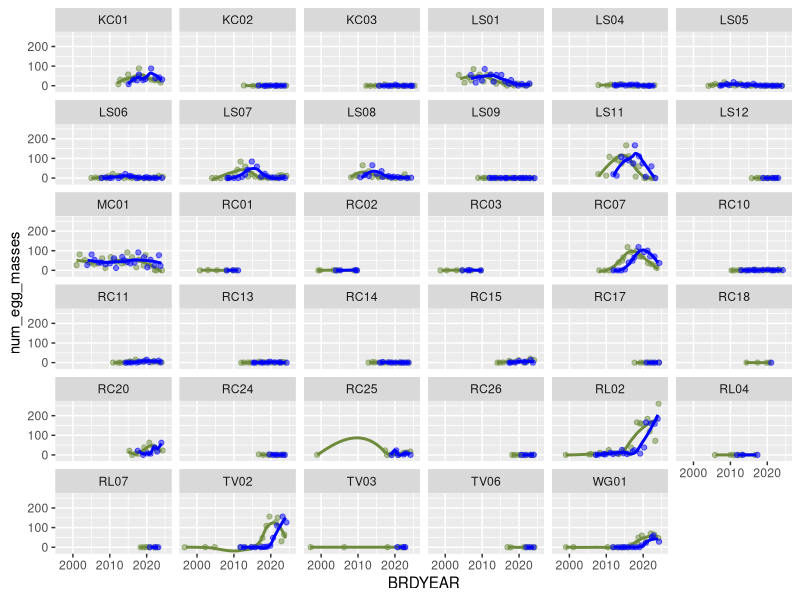
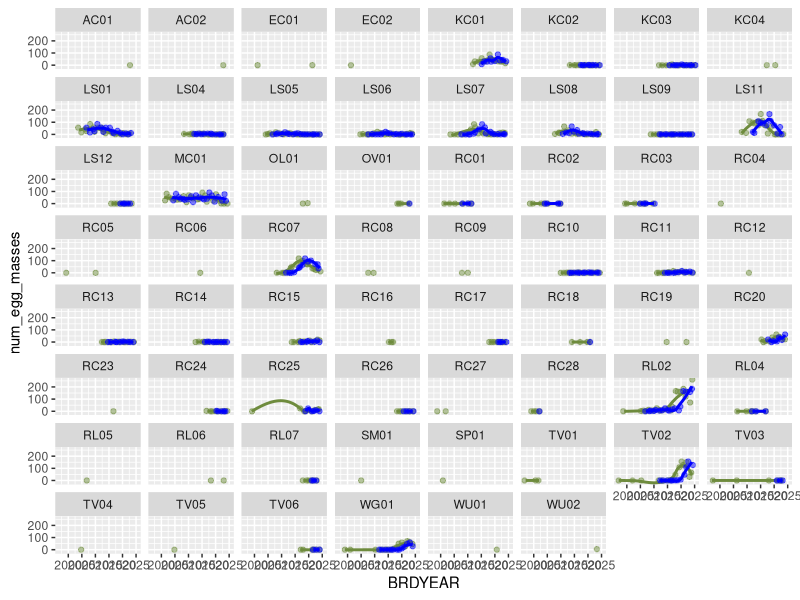

These charts were generated, in order, by the following R code: (Note: this script raises an error after producing the figures.)
## ---- chunk 1
knitr::opts_chunk$set(echo = TRUE)
knitr::opts_chunk$set(warning = FALSE)
## ---- chunk 2
library(dplyr)
library(ggplot2)
library(tidyverse)
setwd(here::here("code"))
# source("1_data_prep.R")
data <- read_csv(here::here("data", "filtered_raw_data.csv"))
between_year_data <- read_csv(here::here("data", "between_year_data.csv"))
complete_btw_data <- read_csv(here::here("data", "complete_btw_data.csv"))
onset_of_breeding_surv <- read_csv(here::here("data", "onset_of_breeding.csv"))
## ---- chunk 3
#summary information of egg masses count

#total number of egg masses is 3939
sum(data$NumberofEggMasses, na.rm = TRUE)

#maximum number of egg masses for a given survey is 25, while the mean is 0.857
summary(data$NumberofEggMasses,na.rm = TRUE)
## ---- chunk 4
statistics <- data %>% 
  group_by(BRDYEAR,Watershed,LocationID) %>% 
  summarize(survey_count = n_distinct(EventGUID),
            mean_egg_num = (sum(NumberofEggMasses, na.rm = TRUE)/survey_count),
            total_egg_num =sum(NumberofEggMasses, na.rm = TRUE),
            firstEgg = min(dayOfWY), 
            lastEgg = max(dayOfWY), 
            breedingLength = max(dayOfWY) - min(dayOfWY))
statistics
## ---- chunk 5
# ranges of each variable for summary data table
data_mins <- data.frame(sapply(data, min, na.rm = TRUE))
data_maxs <- data.frame(sapply(data, max, na.rm = TRUE))
data_means <- data.frame(sapply(data, mean, na.rm = TRUE))
count(data, LocationID)
## ---- chunk 6
summary <- data %>%
  select(BRDYEAR, yearly_rain, yearly_rain_lag, mean_percent_water, mean_percent_sub, interpolated_canopy, WaterTemp, MaxD, WaterSalinity, AirTemp) %>%
  summarise(
    across(everything(), list(min = ~min(., na.rm = TRUE), 
                              max = ~max(., na.rm = TRUE), 
                              mean = ~mean(., na.rm = TRUE)), 
           .names = "{.col}_{.fn}")
  ) %>%
  pivot_longer(cols = everything(), 
               names_to = c("Variable", "Stat"),
               names_pattern = "(.*)_(.*)", 
               values_to = "Value") %>%
  pivot_wider(names_from = Stat, values_from = Value)

num_sites <- data %>% summarise(total_locationIDs = n_distinct(LocationID))
num_watershed <- data %>% summarise(total_watersheds = n_distinct(Watershed))

## ---- chunk 7
between_year_data_lagged <- between_year_data %>%
  group_by(LocationID) %>%
  arrange(BRDYEAR) %>%
  mutate(num_egg_masses_lag = lag(num_egg_masses, n = 3)) %>%
  ungroup()

lag_sites <- ggplot(between_year_data_lagged, aes(x=BRDYEAR)) +
  geom_jitter(aes(y=num_egg_masses), color="darkolivegreen4", alpha=0.5) +
  geom_smooth(aes(y=num_egg_masses), color="darkolivegreen4",alpha=0.3, se=F) +
  geom_jitter(aes(y=num_egg_masses_lag), color="blue", alpha=0.5) +
  geom_smooth(aes(y=num_egg_masses_lag), color="blue", alpha=0.3, se=F) +
  facet_wrap(.~LocationID)

## more relevant, just seemingly (at quick glance) continous sites
cont_btw_lag <- between_year_data_lagged %>% filter(LocationID=='KC01' | LocationID=='KC02' |LocationID=='KC03' | LocationID=='LS01' | LocationID=='LS04' | LocationID=='LS05' | LocationID=='LS06' | LocationID=='LS07' | LocationID=='LS08' | LocationID=='LS09' | LocationID=='LS11' | LocationID=='LS12' | LocationID=='MC01' | LocationID=='RC01' | LocationID=='RC02' | LocationID=='RC03' | LocationID=='RC07' | LocationID=='RC10' | LocationID=='RC11' | LocationID=='RC13' | LocationID=='RC14' | LocationID=='RC15' | LocationID=='RC17' | LocationID=='RC18' | LocationID=='RC20' | LocationID=='RC24' | LocationID=='RC25' | LocationID=='RC26' | LocationID=='RL02' | LocationID=='RL04' | LocationID=='RL07' | LocationID=='TV02' | LocationID=='TV03' | LocationID=='TV06' | LocationID=='WG01')

cont_lag_sites <- ggplot(cont_btw_lag, aes(x=BRDYEAR)) +
  geom_jitter(aes(y=num_egg_masses), color="darkolivegreen4", alpha=0.5) +
  geom_smooth(aes(y=num_egg_masses), color="darkolivegreen4",alpha=0.3, se=F) +
  geom_jitter(aes(y=num_egg_masses_lag), color="blue", alpha=0.5) +
  geom_smooth(aes(y=num_egg_masses_lag), color="blue", alpha=0.3, se=F) +
  facet_wrap(.~LocationID)
## ---- chunk 8
# Darren believes there is data 2004-2010 at Mori/Laguna Salada, Milagra, Big Lagoon, & Rodeo which prompted us to revisit our data before 2010 (prev filtered out)

false_validation <- raw_data %>% select(Validation) %>% 
  group_by(Validation) %>% 
  summarise(Counts=n())

# copied the filtering process used to create "data" from 1_data_prep. ADDED filter <2010
pre2010_data <- unfiltered_data %>% 
  group_by(LocationID, BRDYEAR) %>% 
  summarize(survey_count_site_yr = n_distinct(EventGUID), .groups = "drop") %>% 
  ungroup() %>% 
  full_join(unfiltered_data, by = c("LocationID" = "LocationID", "BRDYEAR" = "BRDYEAR")) %>% 
  filter(survey_count_site_yr > 1) %>% 
  filter(BRDYEAR < 2010) %>%
  mutate(
    Watershed = droplevels(Watershed),
    LocationID = droplevels(LocationID)) %>%
  mutate(
    LocationID = case_when(
      LocationID == "LS02" | LocationID == "LS03" ~ "LS11",
      TRUE ~ LocationID)) %>% 
  mutate(LocationID = case_when( # fix lowercase LocationIDs (ex: rc01 to RC01)
    LocationID == "rc01" ~ "RC01",
    LocationID == "rc02" ~ "RC02",
    LocationID == "rc03" ~ "RC03",
    TRUE ~ LocationID #keeps other values unchanged
  ))

# between year pre-2010 data
btw_pre2010_data <- pre2010_data %>% 
  select(LocationID, BRDYEAR, Watershed, NumberofEggMasses, AirTemp, WaterTemp, MaxD, WaterSalinity, CoastalSite, yearly_rain, ground_sub, ground_emerg, ground_open_water, interpolated_canopy, water_flow, water_regime) %>% 
  group_by(LocationID, BRDYEAR) %>% 
  summarize(
    mean_max_depth = ifelse(all(is.na(MaxD)), NA, mean(MaxD, na.rm = TRUE)),
    max_depth = ifelse(all(is.na(MaxD)), NA, max(MaxD, na.rm = TRUE)),
    mean_salinity = ifelse(all(is.na(WaterSalinity)), NA, mean(WaterSalinity, na.rm = TRUE)),
    max_salinity = ifelse(all(is.na(WaterSalinity)), NA, max(WaterSalinity, na.rm = TRUE)),
    AirTemp = ifelse(all(is.na(AirTemp)), NA, mean(AirTemp, na.rm = TRUE)),
    WaterTemp = ifelse(all(is.na(WaterTemp)), NA, mean(WaterTemp, na.rm = TRUE)),
    num_egg_masses = sum(NumberofEggMasses, na.rm = TRUE), 
    mean_percent_sub = ifelse(all(is.na(ground_sub)), NA, mean(ground_sub, na.rm = TRUE)),
    mean_percent_emerg = ifelse(all(is.na(ground_emerg)), NA, mean(ground_emerg, na.rm = TRUE)),
    mean_percent_water = ifelse(all(is.na(ground_open_water)), NA, mean(ground_open_water, na.rm = TRUE)),
    across(everything(), ~first(.))) %>% 
  select(-MaxD, -WaterSalinity, -NumberofEggMasses, -ground_sub, -ground_emerg, -ground_open_water) %>% 
  mutate(mean_salinity = if_else(CoastalSite, mean_salinity, 0),
         max_salinity = if_else(CoastalSite, max_salinity, 0)) %>% 
  select(-max_salinity, -mean_salinity) %>% # deleting salinity from between year
  ungroup()


# creating a "complete case" column
btw_pre2010_data$complete_case <- complete.cases(btw_pre2010_data)
complete_btw_pre2010_data <- btw_pre2010_data %>% filter(complete_case == TRUE)


pre2010_eggs <- pre2010_data %>% 
  group_by(BRDYEAR,Watershed,LocationID) %>% 
  summarize(survey_count = n_distinct(EventGUID),
            total_egg_num =sum(NumberofEggMasses, na.rm = TRUE),
            firstEgg = min(dayOfWY))

# onset of breeding pre2010
onset_pre2010 <- onset_of_breeding %>% 
  filter(BRDYEAR < 2010)

# creating a "complete case" column
onset_pre2010$complete_case <- complete.cases(onset_pre2010)
complete_onset_pre2010 <- onset_pre2010 %>% filter(complete_case == TRUE)
## ---- chunk 9
# LOCATIONID: number eggs vs. year
## only pre2010 data
ggplot(btw_pre2010_data, aes(BRDYEAR, num_egg_masses)) +
  geom_point() +
  geom_line() +
  facet_wrap(.~LocationID)

ggplot(btw_pre2010_data, aes(x=BRDYEAR, y=num_egg_masses, color=LocationID)) +
  geom_point() +
  geom_smooth(se=FALSE) +
  xlab("Year")

## all years
ggplot(between_year_data, aes(BRDYEAR, num_egg_masses)) +
  geom_point() +
  geom_line() +
  facet_wrap(.~LocationID)

ggsave('btw year - eggs by location.png', width = 15, height = 8, units = "in", path = "~/Documents/Berkeley/junior 2023-24/spring24/frog job/CRLF2/Output")

ggplot(between_year_data, aes(x=BRDYEAR, y=num_egg_masses, color=LocationID)) +
  geom_point() +
  geom_smooth(se=FALSE) +
  xlab("Year")

# WATERSHED: number eggs vs. year
## only pre2010 data
ggplot(btw_pre2010_data, aes(BRDYEAR, num_egg_masses)) +
  geom_point() +
  geom_line() +
  facet_wrap(.~Watershed)

ggplot(btw_pre2010_data, aes(x=BRDYEAR, y=num_egg_masses, color=Watershed)) +
  geom_point() +
  geom_smooth(se=FALSE) +
  xlab("Year")

## all data
ggplot(between_year_data, aes(BRDYEAR, num_egg_masses)) +
  geom_point() +
  geom_line() +
  facet_wrap(.~Watershed)
ggsave('btw year - eggs by watershed.png', width = 15, height = 8, units = "in", path = "~/Documents/Berkeley/junior 2023-24/spring24/frog job/CRLF2/Output")


ggplot(between_year_data, aes(x=BRDYEAR, y=num_egg_masses, color=Watershed)) +
  geom_point() +
  geom_smooth(se=FALSE) +
  xlab("Year")
## ---- chunk 10
# plots for data comparisons across all sites
cover_comparisons = between_year_data_for_cover_comparison

ggplot(data = cover_comparisons) + 
  geom_smooth(aes(x = BRDYEAR, y = mean_ground_sub), color = "salmon", se = FALSE) +
  geom_smooth(aes(x = BRDYEAR, y = mean_interpolated_sub), color = "turquoise3", se = FALSE)

ggplot(data = cover_comparisons) + 
  geom_smooth(aes(x = BRDYEAR, y = mean_ground_emerg), color = "salmon", se = FALSE) +
  geom_smooth(aes(x = BRDYEAR, y = mean_interpolated_emerg), color = "turquoise3", se = FALSE)

ggplot(data = cover_comparisons) + 
  geom_smooth(aes(x = BRDYEAR, y = mean_ground_open_water), color = "salmon", se = FALSE) +
  geom_smooth(aes(x = BRDYEAR, y = mean_interpolated_open_water), color = "turquoise3",se = FALSE)

## ---- chunk 11
# facet wrap by site
site_sub <- ggplot(data = cover_comparisons) + 
  geom_smooth(aes(x = BRDYEAR, y = mean_ground_sub), color = "salmon", se = FALSE) +
  geom_line(aes(x = BRDYEAR, y = mean_interpolated_sub), color = "turquoise3") +
  facet_wrap(~LocationID)

site_emerg <- ggplot(data = cover_comparisons) + 
  geom_smooth(aes(x = BRDYEAR, y = mean_ground_emerg), color = "salmon", se = FALSE) +
  geom_line(aes(x = BRDYEAR, y = mean_interpolated_emerg), color = "turquoise3", se = FALSE) +
  facet_wrap(~LocationID)

site_open <- ggplot(data = cover_comparisons) + 
  geom_smooth(aes(x = BRDYEAR, y = mean_ground_open_water), color = "salmon", se = FALSE) +
  geom_line(aes(x = BRDYEAR, y = mean_interpolated_open_water), color= "turquoise3", se = FALSE) +
  facet_wrap(~LocationID)
## ---- chunk 12
# run correlations for open water and vegetation
correlations <- cover_comparisons %>% 
  na.omit() %>% 
  group_by(LocationID) %>% 
  summarize(open_water_cor = cor(mean_ground_open_water, mean_interpolated_open_water),
            sub_cor = cor(mean_ground_sub, mean_interpolated_sub),
            emerg_cor = cor(mean_ground_emerg, mean_interpolated_emerg))

overall_cor <- cover_comparisons %>% 
  na.omit() %>% 
  summarize(open_water_cor = cor(mean_ground_open_water, mean_interpolated_open_water),
            sub_cor = cor(mean_ground_sub, mean_interpolated_sub),
            emerg_cor = cor(mean_ground_emerg, mean_interpolated_emerg))

# lm's for correlation
open_water_model <- lm(mean_ground_open_water ~ mean_interpolated_open_water + as.factor(LocationID), data = cover_comparisons)
summary(open_water_model)

sub_veg_model <- lm(mean_ground_sub ~ mean_interpolated_sub, data = cover_comparisons)
summary(sub_veg_model)

emerg_veg_model <- lm(mean_ground_emerg ~ mean_interpolated_emerg, data = cover_comparisons)
summary(emerg_veg_model)
## ---- chunk 13
# plotting on-the-ground data on X axis, interpolated on Y axis
ggplot(data = cover_comparisons, aes(x = mean_ground_open_water, y = mean_interpolated_open_water)) + 
  geom_smooth(se = FALSE) + 
  facet_wrap(~LocationID)
## ---- chunk 14
cover_comparisons = between_year_data_for_cover_comparison

# creating a "complete case" column
cover_comparisons$complete_case <- complete.cases(cover_comparisons)

# 161 complete cases 
complete_cover_comparisons <- cover_comparisons %>% filter(complete_case == TRUE)

# 24 complete sites
complete_sites <- complete_cover_comparisons %>% 
  group_by(LocationID) %>% 
  count() # there are 24 complete LocationIDs (sites)

## previous number of sites (before complete_case filter) = 47
## 23 sites were lost
previous_site_number <- between_year_data_for_cover_comparison %>% 
  group_by_("LocationID") %>% 
  count()

# join with previous_site LocationID column to get NAs for missing sites
complete_with_missing_sites <- previous_site_number %>% 
  select(LocationID) %>% 
  full_join(complete_sites)

summary(complete.cases(complete_with_missing_sites)) # lose 23 sites (complete=FALSE), 24 remain
## ---- chunk 15
# submergent
complete_submergent <- ggplot(data = complete_cover_comparisons) + 
  geom_smooth(aes(x = BRDYEAR, y = mean_ground_sub), color = "darkolivegreen3", se = FALSE) +
  geom_smooth(aes(x = BRDYEAR, y = mean_interpolated_sub), color = "cornflowerblue", se = FALSE)

#emergent
complete_emergent <- ggplot(data = complete_cover_comparisons) + 
  geom_smooth(aes(x = BRDYEAR, y = mean_ground_emerg), color = "darkolivegreen3", se = FALSE) +
  geom_smooth(aes(x = BRDYEAR, y = mean_interpolated_emerg), color = "cornflowerblue", se = FALSE)

#open water
complete_open <- ggplot(data = complete_cover_comparisons) + 
  geom_smooth(aes(x = BRDYEAR, y = mean_ground_open_water), color = "darkolivegreen3", se = FALSE) +
  geom_smooth(aes(x = BRDYEAR, y = mean_interpolated_open_water), color = "cornflowerblue",se = FALSE)
## ---- chunk 16
# facet wrap by site
## submergent
complete_site_sub <- ggplot(data = complete_cover_comparisons) + 
  geom_smooth(aes(x = BRDYEAR, y = mean_ground_sub), color = "darkolivegreen3", se = FALSE) +
  geom_line(aes(x = BRDYEAR, y = mean_interpolated_sub), color = "cornflowerblue") +
  facet_wrap(~LocationID)

## emergent
complete_site_emerg <- ggplot(data = complete_cover_comparisons) + 
  geom_smooth(aes(x = BRDYEAR, y = mean_ground_emerg), color = "darkolivegreen3", se = FALSE) +
  geom_line(aes(x = BRDYEAR, y = mean_interpolated_emerg), color = "cornflowerblue", se = FALSE) +
  facet_wrap(~LocationID)

## open water
complete_site_open <- ggplot(data = complete_cover_comparisons) + 
  geom_smooth(aes(x = BRDYEAR, y = mean_ground_open_water), color = "darkolivegreen3", se = FALSE) +
  geom_line(aes(x = BRDYEAR, y = mean_interpolated_open_water), color= "cornflowerblue", se = FALSE) +
  facet_wrap(~LocationID)
## ---- chunk 17
# run correlations for open water and vegetation

## by site
correlations <- complete_cover_comparisons %>% 
  na.omit() %>% 
  group_by(LocationID) %>% 
  summarize(open_water_cor = cor(mean_ground_open_water, mean_interpolated_open_water),
            sub_cor = cor(mean_ground_sub, mean_interpolated_sub),
            emerg_cor = cor(mean_ground_emerg, mean_interpolated_emerg))

## overall
overall_cor <- complete_cover_comparisons %>% 
  na.omit() %>% 
  summarize(open_water_cor = cor(mean_ground_open_water, mean_interpolated_open_water),
            sub_cor = cor(mean_ground_sub, mean_interpolated_sub),
            emerg_cor = cor(mean_ground_emerg, mean_interpolated_emerg))


# lm's for correlation
open_water_model <- lm(mean_ground_open_water ~ mean_interpolated_open_water + as.factor(LocationID), data = complete_cover_comparisons)
summary(open_water_model)

sub_veg_model <- lm(mean_ground_sub ~ mean_interpolated_sub, data = complete_cover_comparisons)
summary(sub_veg_model)

emerg_veg_model <- lm(mean_ground_emerg ~ mean_interpolated_emerg, data = complete_cover_comparisons)
summary(emerg_veg_model)
## ---- chunk 18
canopy_emergent <- complete_btw_data %>% ggplot(aes(x=interpolated_canopy, y=mean_percent_emerg))+
  geom_point() +
  geom_smooth()
canopy_emergent

canopy_emergent_model <- lm(mean_percent_emerg ~ interpolated_canopy, data = complete_btw_data)

summary(canopy_emergent_model)

# facet by site
complete_btw_data %>% ggplot(aes(x=interpolated_canopy, y=mean_percent_emerg))+
  geom_point() +
  geom_smooth() +
  facet_wrap(~Watershed)

## ---- chunk 19
# by watershed
eggs_watershed <- ggplot(data = between_year_data, mapping = aes(x = BRDYEAR, y = num_egg_masses)) +
  stat_summary(
    fun = "sum",
    geom = "point",
    color = "darkolivegreen4",
    size = 1.5
  ) +
  facet_wrap(~ Watershed) +
  labs(title = "Annual Egg Masses by Watershed", x = "Year", y = "Egg Masses") +
  theme(panel.background = element_blank(),  # Remove the grey panel background
    plot.background = element_blank(),   # Remove the plot background
    panel.grid.major = element_line(color = "grey", size = 0.25),  # Keep major gridlines
    # panel.grid.minor = element_line(color = "lightgrey", size = 0.25)  # Keep minor gridlines
  )
eggs_watershed

## with lines
eggs_watershed + geom_smooth(method="loess",se=FALSE, size=0.5)

# by site
ggplot(data=between_year_data, mapping=aes(x=BRDYEAR,y=num_egg_masses)) +
    stat_summary(
    fun = "sum",
    geom = "point",
    color = "cornflowerblue",
    size = 1.5
  ) +
  facet_wrap( ~ LocationID) +
  labs(title="Annual Egg Masses by Site", x = "Year", y = " Egg Masses")

## possible idea: having each watershed with each site having own line within?
RC_test <- between_year_data %>% 
  filter(Watershed=='Redwood Creek')

### method - loess
ggplot(data=RC_test, mapping=aes(x=BRDYEAR,y=num_egg_masses,color=LocationID)) +
  geom_point()+
  geom_smooth(method="loess",se=FALSE, size=0.3)+
  theme_minimal()

### method - gam
ggplot(data=RC_test, mapping=aes(x=BRDYEAR,y=num_egg_masses,color=LocationID)) +
  geom_point()+
  geom_smooth(method="gam",se=FALSE, size=0.3)+
  theme_minimal()
  
## ---- chunk 20
#I made a new "data_after2009"data set and plot the trend line using is, instead of the full "data". (since 2000-2005 all have 0 egg masses, and there are no records from 2009 to 2009)
data_after2009 <- data|> 
  filter(BRDYEAR>2009)
data_after2009

statistics_after2009 <- statistics |>
  filter(BRDYEAR>2009)
statistics_after2009
## ---- chunk 21
#plots of mean number of NEW egg masses per survey
#This code has been updated. If anyone can help adding label info (the mean value) besides each point that would be great. 
ggplot(data = data_after2009,mapping = aes(x = BRDYEAR, y = NumberofEggMasses))+ 
  geom_jitter(alpha=0.1,width = 0.1)+
  stat_summary(fun = "mean",geom = "point",color = "orange", size= 2)+
  geom_smooth(method = "lm", color = "blue",se = FALSE)+
  labs(x = "Year", y = "mean number of new egg masses per survey")+
  scale_y_continuous(limits = c(0,5))

### above plot facet by watershed
ggplot(data = data_after2009,mapping = aes(x = BRDYEAR, y = NumberofEggMasses))+ 
  geom_jitter(alpha=0.1,width = 0.1)+
  stat_summary(fun = "mean",geom = "point",color = "orange", size= 2)+
  geom_smooth(method = "lm", color = "blue",se = FALSE)+
  facet_wrap(~Watershed)+ scale_y_continuous(limits = c(0,5))

### above plot facet by site
ggplot(data = data_after2009,mapping = aes(x = BRDYEAR, y = NumberofEggMasses))+ 
  geom_jitter(alpha=0.1,width = 0.1)+
  stat_summary(fun = "mean",geom = "point",color = "orange", size= 2)+
  geom_smooth(method = "lm", color = "blue",se = FALSE)+
  facet_wrap(~LocationID)+ scale_y_continuous(limits = c(0,5))

## ---- chunk 22
#plot of total egg masses over time per Watershed
ggplot(data = data_after2009,
       mapping = aes(x = BRDYEAR, y = NumberofEggMasses)) +
  stat_summary(
    fun = "sum",
    geom = "point",
    color = "black",
    size = 2
  ) +
  facet_wrap( ~ Watershed) +
  labs(x = "Year", y = "total new egg masses")

#plot of total egg masses over time per site
ggplot(data = data_after2009) +
  stat_summary(
    mapping = aes(x = BRDYEAR, y = NumberofEggMasses),
    fun = "sum",
    geom = "point",
    color = "black",
    size = 2
  ) +
  facet_wrap( ~ LocationID) +
  labs(x = "Year", y = "total new egg masses")

## above with size of point = survey_count (per site)
ggplot(data = statistics, mapping = aes(x = BRDYEAR, y = total_egg_num)) +
  geom_point(aes(alpha = survey_count)) + facet_wrap(~LocationID) +
  labs(x = "Year", y = "total new egg masses")

# plot of presence or absence of eggs for each site/year
between_year_data_plot <- between_year_data %>% 
  mutate(
    boolean_eggs = (num_egg_masses != 0)
  )
ggplot(between_year_data_plot, aes(x = BRDYEAR, y = LocationID, fill = boolean_eggs)) + geom_tile(color = "black") + coord_fixed() + scale_fill_manual(values = c("lavender", "purple4")) + theme_classic()
## ---- chunk 23

ggplot(data = within_year_data, aes(x = dayOfWY, y = NumberofEggMasses)) + geom_point()

## ---- chunk 24
# timing (days since october 1) of egg laying by year and watershed

eggTiming<-data|>
  filter(NumberofEggMasses > 0)|>
  group_by(Watershed, LocationID, BRDYEAR)|>
  summarize(firstEgg = min(dayOfWY), 
            lastEgg = max(dayOfWY), 
            breedingLength = max(dayOfWY) - min(dayOfWY))
eggTiming


## plot timing v.1
ggplot(data = eggTiming, aes(x = BRDYEAR, y = breedingLength, color = Watershed)) + geom_line()

## improved plot timing v.2
ggplot(data = eggTiming, aes(x = BRDYEAR, y = breedingLength, color = Watershed)) + geom_point() + geom_smooth(method="loess", se=F)

#above plot but facet by watershed
ggplot(data = eggTiming, aes(x = BRDYEAR, y = breedingLength,color = Watershed)) + geom_point() + geom_smooth(method="loess", se=F)+ facet_wrap(~Watershed)

ggplot(data = eggTiming, aes(x = BRDYEAR, y = breedingLength,color = Watershed)) + geom_point() + geom_smooth(method="loess", se=F)+ facet_wrap(~LocationID)

# Which one of the 3 rainfall dataset should we use for each of these sites?
## TODO: correlate breeding season length with rainfall
## ---- chunk 25
eggTiming|>
  group_by(BRDYEAR)

# Calculate the full breeding length of all sites for a given year, to be correlated with rainfall data.
eggTiming_new <- data %>%
  filter(NumberofEggMasses > 0) %>%
  group_by(BRDYEAR) %>%
  summarize(firstEgg = min(dayOfWY), 
            lastEgg = max(dayOfWY), 
            breedingLength = max(dayOfWY) - min(dayOfWY))
eggTiming_new$Water_Year <- eggTiming_new$BRDYEAR
ggplot(data = eggTiming_new, aes(x = Water_Year, y = breedingLength,)) + geom_point() + geom_smooth(method="loess", se=F)
## ---- chunk 26
#table showing number of different sites for all watersheds
number_of_sites_within_watershed <- data %>% 
  group_by(Watershed) %>% 
  summarize(distinct_count = n_distinct(LocationID))
number_of_sites_within_watershed

as.data.frame(number_of_sites_within_watershed)
sum(number_of_sites_within_watershed$distinct_count)

#plot of the above table.
ggplot(number_of_sites_within_watershed,aes(x=Watershed,y=distinct_count))+
  geom_point()

# what is the list of sites?
## unfiltered data (i.e. visited 1x)

## filtered data
all_site_list <- data %>% group_by(LocationID) %>% 
  summarise(n=n())  %>% 
  select(LocationID)

## between year model
btw_site_list <- complete_btw_data %>% group_by(LocationID) %>% 
  summarise(n=n()) %>% 
  select(LocationID)

## within year model
within_site_list <- complete_onset %>% group_by(LocationID) %>% 
  summarise(n=n())  %>% 
  select(LocationID)

## ---- chunk 27
# table: number surveys per year (not relevant)
survey_count_by_year <- data|>
  group_by(BRDYEAR)|>
  summarize(survey_count=n_distinct(EventGUID))
survey_count_by_year

# plot: survey count per year across all watersheds/sites
ggplot(data = survey_count_by_year,aes(x=BRDYEAR,y=survey_count))+geom_point()+geom_smooth()+ scale_y_continuous(limits = c(0,200))

# table: number of surveys at each watershed per year
abundance_counts <- data %>%
  group_by(Watershed, BRDYEAR) %>%
  summarize(survey_count = n_distinct(EventGUID))
abundance_counts

# table: num surveys per site over entire study period
abundance_counts_sites <- data %>% 
  group_by(LocationID) %>% 
  summarize(survey_count = n_distinct(EventGUID))
view(abundance_counts_sites)
## ---- chunk 28
# above table but containing only after year 2009. There is a few survey before that and all in one single year in Watershed: redwood creek.
abundance_counts_after2009 <- data_after2009 %>%
  group_by(Watershed, BRDYEAR) %>%
  summarize(survey_count = n_distinct(EventGUID))
abundance_counts_after2009

# plot: number of surveys per year per Watershed after 2009.
survey_graph_after2009 <- ggplot(abundance_counts_after2009,aes(x=BRDYEAR,y=survey_count,colour=Watershed))+geom_point()+ facet_wrap(~Watershed)
survey_graph_after2009

## ---- chunk 29
#heatmap of survey count per year by watershed
ggplot(abundance_counts, aes(x = BRDYEAR, y = Watershed, fill = survey_count)) +
  geom_tile() +
  scale_fill_gradient(low = "#CBEB81", high = "#0E2D8A") +  # Adjust color gradient
  labs(x = "Breeding Year", y = "Watershed", title = "Abundance Heatmap") +  # Add axis labels and title
  theme_minimal()

#above graph containing only year after 2009.
ggplot(abundance_counts_after2009, aes(x = BRDYEAR, y = Watershed, fill = survey_count)) +
  geom_tile() +
  scale_fill_gradient(low = "#CBEB81", high = "#0E2D8A") +  # Adjust color gradient
  labs(x = "Breeding Year", y = "Watershed", title = "Abundance Heatmap") +  # Add axis labels and title
  theme_minimal()

## ---- chunk 30
#number of survey count for each number of new egg masses of all watersheds by year
ggplot(data = statistics, mapping = aes(x = total_egg_num)) + 
  geom_freqpoly(mapping = aes(colour = BRDYEAR))+
  scale_x_continuous(limits = c(0, 170))
## ---- chunk 31
# investigating number of observers (obsv_total)
## histogram of obsv_total
ggplot(data = data, aes(x = obsv_total)) + geom_histogram()
## ---- chunk 32
#counting the number of non-NA values for the environmental variables we are looking at
## SALINITY: There are 727 non-NA salinity data. We can adjust based on what Darren replied in email. 
length(na.omit(data$WaterSalinity))

## OPEN WATER： There are 3030 non-NA open water data
length(na.omit(data$PercentOpenWater))

## DEPTH (AVG & MAX): Darren said they are not that relevant; if we use we should use max depth (the one with more data)

#there are 2020 non-zero average depth data
length(na.omit(data$AvgD))

#there are 3099 non-zero maximum depth data
length(na.omit(data$MaxD))

#correlation between average depth and max depth is significantly positive 
regression_depth=lm(AvgD~MaxD,data=new_egg)
summary(regression_depth)

library(ggpubr)
ggscatter(new_egg, x = "MaxD", y = "AvgD",
          add = "reg.line",cor.coef=TRUE,coor.method=" ")
